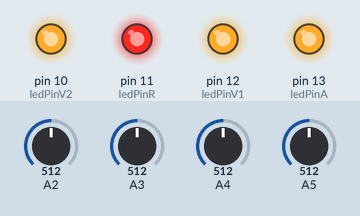
Simulated run of this sketch. Board: Arduino Uno, built with avr-gcc and run on an emulated ATmega328P. Shown: output pins drawn as LEDs (lit = HIGH). The test bench sets the inputs (shaded band); at power-on: A2 = 512, A3 = 512, A4 = 512, A5 = 512. What the sketch prints to the serial monitor is not drawn.

Above: at 0.37 s.
At 0.87 s:
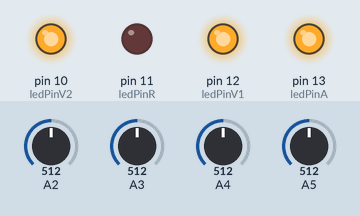
At 1.37 s:
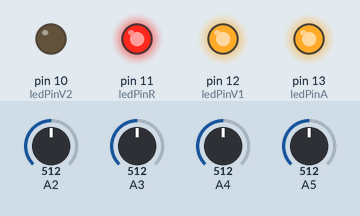
At 2.37 s:
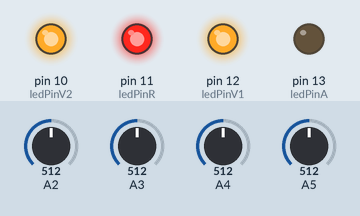
At 3.37 s:
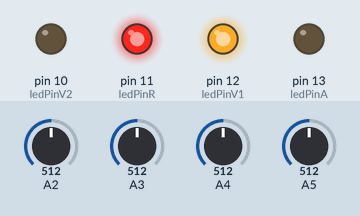
At 4.2 s:
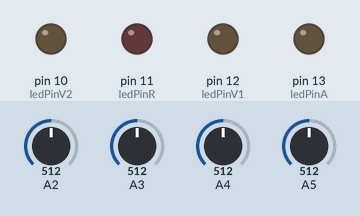
Timing chart, 0 to 5.5 s (numbered marks = the images above):
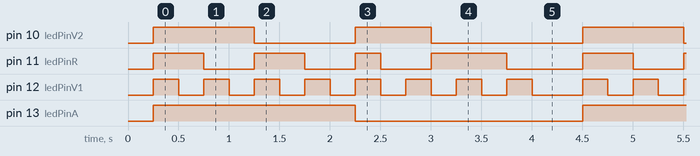

Measured:
- by itself, pin 10 (ledPinV2): repeats every 4.3 s: LOW 1.0 s, HIGH 0.75 s, LOW 1.5 s, HIGH 1.0 s
- by itself, pin 11 (ledPinR): repeats every 4.3 s: LOW 0.50 s, HIGH 0.50 s, LOW 0.50 s, HIGH 0.25 s, LOW 0.50 s, HIGH 0.75 s, LOW 0.75 s, HIGH 0.50 s
- by itself, pin 12 (ledPinV1): repeats every 4.3 s: 7 × (LOW 0.25 s, HIGH 0.25 s), LOW 0.50 s, HIGH 0.25 s
- by itself, pin 13 (ledPinA): alternates HIGH for 2.0 s and LOW for 2.3 s

The sketch:

P2b.ino
```cpp
//*Pin de salida del led
const int ledPinA = 13;
const int ledPinV1 = 12;
const int ledPinR = 11;
const int ledPinV2= 10;
int states =HIGH;
int var=0;
volatile byte state = LOW;
void setup() {
  // put your setup code here, to run once:
  Serial.begin(9600);
  pinMode(ledPinA, OUTPUT);
  pinMode(ledPinV1, OUTPUT);
  pinMode(ledPinR, OUTPUT);
  pinMode(ledPinV2, OUTPUT);
  //attachInterrupt(digitalPinToInterrupt(botPin), encendido, RISING);
}

void loop() {
int cont=0;
int IdStatusA = analogRead(ledPinA);
int IdStatusV1 = analogRead(ledPinV1);
int IdStatusR = analogRead(ledPinR);
int IdStatusV2 = analogRead(ledPinV2);


Serial.println(IdStatusA);
  delay(250);
  //PIN AMARILLO CADA 2 SEGUNDOS
  digitalWrite(ledPinA, HIGH);
  //PIN VERDDE 1 CADA 1 SEGUNDO
    digitalWrite(ledPinV2, HIGH);
      //PIN ROJO CADA MEDIO SEGUNDI
      digitalWrite(ledPinR, HIGH);
        //pin verde dos cada .25 segundos
        digitalWrite(ledPinV1, HIGH);
         delay(250);
        digitalWrite(ledPinV1, LOW);
         delay(250);
      digitalWrite(ledPinR, LOW);
        digitalWrite(ledPinV1, HIGH);
         delay(250);
        digitalWrite(ledPinV1, LOW);
         delay(250);
    digitalWrite(ledPinV2, LOW);
    digitalWrite(ledPinR, HIGH);
        //pin verde dos cada .25 segundos
        digitalWrite(ledPinV1, HIGH);
         delay(250);
        digitalWrite(ledPinV1, LOW);
         delay(250);
      digitalWrite(ledPinR, LOW);
        digitalWrite(ledPinV1, HIGH);
         delay(250);
        digitalWrite(ledPinV1, LOW);
         delay(250);
  digitalWrite(ledPinA, LOW);
       digitalWrite(ledPinV2, HIGH);
      //PIN ROJO CADA MEDIO SEGUNDI
      digitalWrite(ledPinR, HIGH);
        //pin verde dos cada .25 segundos
        digitalWrite(ledPinV1, HIGH);
         delay(250);
        digitalWrite(ledPinV1, LOW);
      digitalWrite(ledPinR, LOW);
        delay(250);
        digitalWrite(ledPinV1, HIGH);
         delay(250);
        digitalWrite(ledPinV1, LOW);
    digitalWrite(ledPinV2, LOW);
    digitalWrite(ledPinR, HIGH);
        delay(250);
        //pin verde dos cada .25 segundos
        digitalWrite(ledPinV1, HIGH);
         delay(250);
        digitalWrite(ledPinV1, LOW);
         delay(250);
      digitalWrite(ledPinR, LOW);
        digitalWrite(ledPinV1, HIGH);
         delay(250);
        digitalWrite(ledPinV1, LOW);
         delay(250);

}
```
